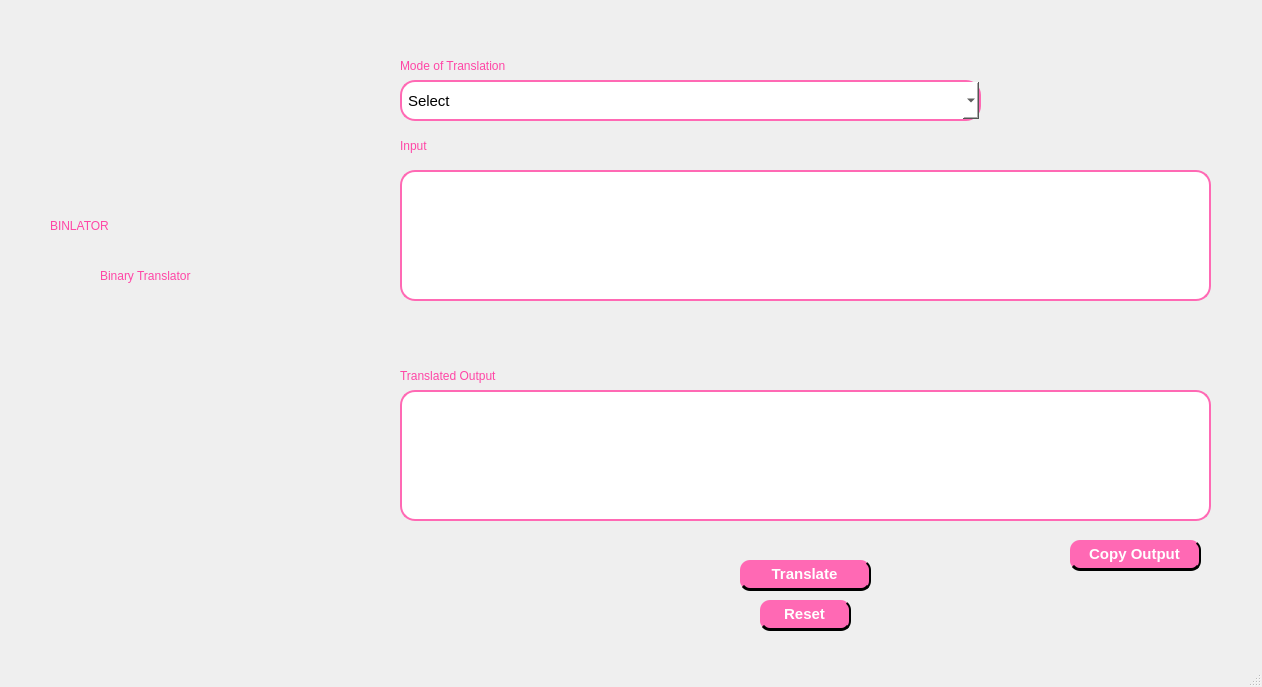
<?xml version="1.0" encoding="UTF-8"?>
<ui version="4.0">
 <class>MainWindow</class>
 <widget class="QMainWindow" name="MainWindow">
  <property name="geometry">
   <rect>
    <x>0</x>
    <y>0</y>
    <width>1262</width>
    <height>687</height>
   </rect>
  </property>
  <property name="windowTitle">
   <string>MainWindow</string>
  </property>
  <widget class="QWidget" name="centralwidget">
   <widget class="QPushButton" name="pushButton">
    <property name="geometry">
     <rect>
      <x>740</x>
      <y>560</y>
      <width>131</width>
      <height>31</height>
     </rect>
    </property>
    <property name="styleSheet">
     <string notr="true">QPushButton {
    background-color: #ff69b4;       /* Main pink color */
    color: white;
    font-family: &quot;Times New Roman&quot;;
    font-size: 11pt;
    font-weight: bold;
    border: none;
    border-radius: 10px;
    padding: 6px 12px;

    /* Black shadow effect */
    border-bottom: 3px solid black;   /* gives a dark depth illusion */
    border-right: 2px solid black;    /* subtle side shadow */
}

QPushButton:hover {
    background-color: #ff85c1;        /* lighter on hover */
}

QPushButton:pressed {
    background-color: #e75480;        /* darker pink when pressed */
    border-bottom: 1px solid #000000; /* smaller shadow when pressed */
    border-right: 1px solid #000000;
    margin-top: 2px;                  /* moves down slightly for realism */
}
</string>
    </property>
    <property name="text">
     <string>Translate</string>
    </property>
   </widget>
   <widget class="QComboBox" name="comboBox">
    <property name="geometry">
     <rect>
      <x>400</x>
      <y>80</y>
      <width>581</width>
      <height>41</height>
     </rect>
    </property>
    <property name="styleSheet">
     <string notr="true">QComboBox {
    background-color: #ffffff;
    color: #000000;
    font-family: &quot;Times New Roman&quot;;
    font-size: 11pt;
    border: 2px solid #ff69b4;
    border-radius: 15px;
    padding: 6px;
}

QComboBox:focus {
    border: 2px solid #e75480;
    background-color: #fff5fa;
}
</string>
    </property>
    <item>
     <property name="text">
      <string>Select</string>
     </property>
    </item>
    <item>
     <property name="text">
      <string>Text - Unicode/ASCII</string>
     </property>
    </item>
    <item>
     <property name="text">
      <string>Text - Binary</string>
     </property>
    </item>
    <item>
     <property name="text">
      <string>Text - Octal</string>
     </property>
    </item>
    <item>
     <property name="text">
      <string>Text - Hexadecimal</string>
     </property>
    </item>
    <item>
     <property name="text">
      <string>Binary (ASCII Bytes) - Text</string>
     </property>
    </item>
    <item>
     <property name="text">
      <string>Binary (ASCII Bytes) - Unicode/ASCII</string>
     </property>
    </item>
    <item>
     <property name="text">
      <string>Binary (ASCII Bytes) - Octal</string>
     </property>
    </item>
    <item>
     <property name="text">
      <string>Binary (ASCII Bytes) - Hexadecimal</string>
     </property>
    </item>
    <item>
     <property name="text">
      <string>Unicode/ASCII - Text</string>
     </property>
    </item>
    <item>
     <property name="text">
      <string>Unicode/ASCII -Binary</string>
     </property>
    </item>
    <item>
     <property name="text">
      <string>Unicode/ASCII - Hexadecimal</string>
     </property>
    </item>
    <item>
     <property name="text">
      <string>Unicode/ASCII - Octal</string>
     </property>
    </item>
    <item>
     <property name="text">
      <string>Octal - Text</string>
     </property>
    </item>
    <item>
     <property name="text">
      <string>Octal - Binary</string>
     </property>
    </item>
    <item>
     <property name="text">
      <string>Octal - Unicode/ASCII</string>
     </property>
    </item>
    <item>
     <property name="text">
      <string>Octal - Hexadecimal</string>
     </property>
    </item>
    <item>
     <property name="text">
      <string>Hexadecimal - Text</string>
     </property>
    </item>
    <item>
     <property name="text">
      <string>Hexadecimal - Binary</string>
     </property>
    </item>
    <item>
     <property name="text">
      <string>Hexadecimal - Unicode/ASCII</string>
     </property>
    </item>
    <item>
     <property name="text">
      <string>Hexadecimal - Octal</string>
     </property>
    </item>
   </widget>
   <widget class="QTextEdit" name="textEdit">
    <property name="geometry">
     <rect>
      <x>400</x>
      <y>170</y>
      <width>811</width>
      <height>131</height>
     </rect>
    </property>
    <property name="styleSheet">
     <string notr="true">QTextEdit {
    background-color: #ffffff;
    color: #000000;
    font-family: &quot;Times New Roman&quot;;
    font-size: 11pt;
    border: 2px solid #ff69b4;
    border-radius: 15px;
    padding: 6px;
}

QTextEdit:focus {
    border: 2px solid #e75480;
    background-color: #fff5fa;
}
</string>
    </property>
   </widget>
   <widget class="QPushButton" name="pushButton_2">
    <property name="geometry">
     <rect>
      <x>760</x>
      <y>600</y>
      <width>91</width>
      <height>31</height>
     </rect>
    </property>
    <property name="styleSheet">
     <string notr="true">QPushButton {
    background-color: #ff69b4;       /* Main pink color */
    color: white;
    font-family: &quot;Times New Roman&quot;;
    font-size: 11pt;
    font-weight: bold;
    border: none;
    border-radius: 10px;
    padding: 6px 12px;

    /* Black shadow effect */
    border-bottom: 3px solid black;   /* gives a dark depth illusion */
    border-right: 2px solid black;    /* subtle side shadow */
}

QPushButton:hover {
    background-color: #ff85c1;        /* lighter on hover */
}

QPushButton:pressed {
    background-color: #e75480;        /* darker pink when pressed */
    border-bottom: 1px solid #000000; /* smaller shadow when pressed */
    border-right: 1px solid #000000;
    margin-top: 2px;                  /* moves down slightly for realism */
}
</string>
    </property>
    <property name="text">
     <string>Reset</string>
    </property>
   </widget>
   <widget class="QLabel" name="label">
    <property name="geometry">
     <rect>
      <x>100</x>
      <y>240</y>
      <width>191</width>
      <height>71</height>
     </rect>
    </property>
    <property name="styleSheet">
     <string notr="true">color: rgb(255, 70, 166);

font: 15pt &quot;Times New Roman&quot;;</string>
    </property>
    <property name="text">
     <string>Binary Translator</string>
    </property>
   </widget>
   <widget class="QLabel" name="label_2">
    <property name="geometry">
     <rect>
      <x>400</x>
      <y>50</y>
      <width>231</width>
      <height>31</height>
     </rect>
    </property>
    <property name="styleSheet">
     <string notr="true">color: rgb(255, 70, 166);

font: 13pt &quot;Times New Roman&quot;;</string>
    </property>
    <property name="text">
     <string>Mode of Translation</string>
    </property>
   </widget>
   <widget class="QLabel" name="label_3">
    <property name="geometry">
     <rect>
      <x>400</x>
      <y>130</y>
      <width>231</width>
      <height>31</height>
     </rect>
    </property>
    <property name="styleSheet">
     <string notr="true">color: rgb(255, 70, 166);

font: 13pt &quot;Times New Roman&quot;;
</string>
    </property>
    <property name="text">
     <string>Input</string>
    </property>
   </widget>
   <widget class="QLabel" name="label_4">
    <property name="geometry">
     <rect>
      <x>400</x>
      <y>360</y>
      <width>231</width>
      <height>31</height>
     </rect>
    </property>
    <property name="styleSheet">
     <string notr="true">color: rgb(255, 70, 166);

font: 13pt &quot;Times New Roman&quot;;</string>
    </property>
    <property name="text">
     <string>Translated Output</string>
    </property>
   </widget>
   <widget class="QTextBrowser" name="textBrowser">
    <property name="geometry">
     <rect>
      <x>400</x>
      <y>390</y>
      <width>811</width>
      <height>131</height>
     </rect>
    </property>
    <property name="styleSheet">
     <string notr="true">QTextBrowser {
    background-color: #ffffff;
    color: #000000;
    font-family: &quot;Times New Roman&quot;;
    font-size: 11pt;
    border: 2px solid #ff69b4;
    border-radius: 15px;
    padding: 6px;
}

QTextBrowser:focus {
    border: 2px solid #e75480;
    background-color: #fff5fa;
}
</string>
    </property>
   </widget>
   <widget class="QLabel" name="label_5">
    <property name="geometry">
     <rect>
      <x>50</x>
      <y>190</y>
      <width>301</width>
      <height>71</height>
     </rect>
    </property>
    <property name="styleSheet">
     <string notr="true">color: rgb(255, 70, 166);

font: 35pt &quot;Times New Roman&quot;;</string>
    </property>
    <property name="text">
     <string>BINLATOR</string>
    </property>
   </widget>
   <widget class="QPushButton" name="pushButton_3">
    <property name="geometry">
     <rect>
      <x>1070</x>
      <y>540</y>
      <width>131</width>
      <height>31</height>
     </rect>
    </property>
    <property name="styleSheet">
     <string notr="true">QPushButton {
    background-color: #ff69b4;       /* Main pink color */
    color: white;
    font-family: &quot;Times New Roman&quot;;
    font-size: 11pt;
    font-weight: bold;
    border: none;
    border-radius: 10px;
    padding: 6px 12px;

    /* Black shadow effect */
    border-bottom: 3px solid black;   /* gives a dark depth illusion */
    border-right: 2px solid black;    /* subtle side shadow */
}

QPushButton:hover {
    background-color: #ff85c1;        /* lighter on hover */
}

QPushButton:pressed {
    background-color: #e75480;        /* darker pink when pressed */
    border-bottom: 1px solid #000000; /* smaller shadow when pressed */
    border-right: 1px solid #000000;
    margin-top: 2px;                  /* moves down slightly for realism */
}
</string>
    </property>
    <property name="text">
     <string>Copy Output</string>
    </property>
   </widget>
  </widget>
  <widget class="QMenuBar" name="menubar">
   <property name="geometry">
    <rect>
     <x>0</x>
     <y>0</y>
     <width>1262</width>
     <height>26</height>
    </rect>
   </property>
  </widget>
  <widget class="QStatusBar" name="statusbar"/>
 </widget>
 <resources/>
 <connections/>
</ui>
